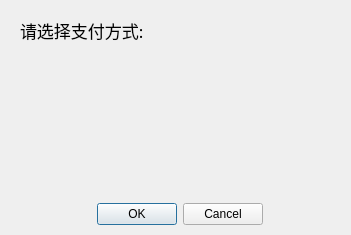
<?xml version="1.0" encoding="UTF-8"?>
<ui version="4.0">
 <class>Pay</class>
 <widget class="QDialog" name="Pay">
  <property name="geometry">
   <rect>
    <x>0</x>
    <y>0</y>
    <width>351</width>
    <height>235</height>
   </rect>
  </property>
  <property name="windowTitle">
   <string>Dialog</string>
  </property>
  <property name="styleSheet">
   <string notr="true"/>
  </property>
  <widget class="QWidget" name="gridLayoutWidget">
   <property name="geometry">
    <rect>
     <x>20</x>
     <y>10</y>
     <width>211</width>
     <height>41</height>
    </rect>
   </property>
   <layout class="QGridLayout" name="gridLayout">
    <item row="0" column="1">
     <widget class="QLabel" name="label">
      <property name="font">
       <font>
        <family>黑体</family>
        <pointsize>13</pointsize>
       </font>
      </property>
      <property name="text">
       <string>请选择支付方式:</string>
      </property>
     </widget>
    </item>
   </layout>
  </widget>
  <widget class="QDialogButtonBox" name="buttonBox">
   <property name="geometry">
    <rect>
     <x>70</x>
     <y>200</y>
     <width>193</width>
     <height>28</height>
    </rect>
   </property>
   <property name="standardButtons">
    <set>QDialogButtonBox::Cancel|QDialogButtonBox::Ok</set>
   </property>
  </widget>
  <widget class="QWidget" name="horizontalLayoutWidget">
   <property name="geometry">
    <rect>
     <x>20</x>
     <y>60</y>
     <width>311</width>
     <height>131</height>
    </rect>
   </property>
   <layout class="QHBoxLayout" name="horizontalLayout">
    <item>
     <widget class="QLabel" name="label_2">
      <property name="styleSheet">
       <string notr="true">border-image: url(:/pic/vxewm.png);</string>
      </property>
      <property name="text">
       <string/>
      </property>
     </widget>
    </item>
    <item>
     <spacer name="horizontalSpacer">
      <property name="orientation">
       <enum>Qt::Horizontal</enum>
      </property>
      <property name="sizeType">
       <enum>QSizePolicy::Fixed</enum>
      </property>
      <property name="sizeHint" stdset="0">
       <size>
        <width>20</width>
        <height>20</height>
       </size>
      </property>
     </spacer>
    </item>
    <item>
     <widget class="QLabel" name="label_3">
      <property name="styleSheet">
       <string notr="true">border-image: url(:/pic/zfbewm.png);</string>
      </property>
      <property name="text">
       <string/>
      </property>
     </widget>
    </item>
   </layout>
  </widget>
 </widget>
 <resources/>
 <connections/>
</ui>
